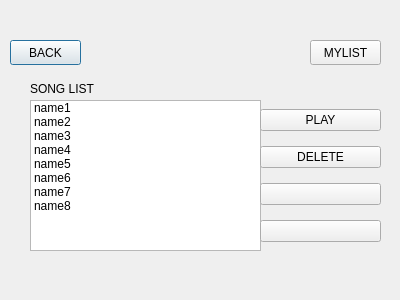
<?xml version="1.0" encoding="UTF-8"?>
<ui version="4.0">
 <class>Dialog</class>
 <widget class="QDialog" name="Dialog">
  <property name="geometry">
   <rect>
    <x>0</x>
    <y>0</y>
    <width>400</width>
    <height>300</height>
   </rect>
  </property>
  <property name="windowTitle">
   <string>Dialog</string>
  </property>
  <widget class="QListWidget" name="listWidget">
   <property name="geometry">
    <rect>
     <x>30</x>
     <y>100</y>
     <width>231</width>
     <height>151</height>
    </rect>
   </property>
   <item>
    <property name="text">
     <string>name1</string>
    </property>
   </item>
   <item>
    <property name="text">
     <string>name2</string>
    </property>
   </item>
   <item>
    <property name="text">
     <string>name3</string>
    </property>
   </item>
   <item>
    <property name="text">
     <string>name4</string>
    </property>
   </item>
   <item>
    <property name="text">
     <string>name5</string>
    </property>
   </item>
   <item>
    <property name="text">
     <string>name6</string>
    </property>
   </item>
   <item>
    <property name="text">
     <string>name7</string>
    </property>
   </item>
   <item>
    <property name="text">
     <string>name8</string>
    </property>
   </item>
  </widget>
  <widget class="QLabel" name="label">
   <property name="geometry">
    <rect>
     <x>30</x>
     <y>80</y>
     <width>151</width>
     <height>17</height>
    </rect>
   </property>
   <property name="text">
    <string>SONG LIST</string>
   </property>
  </widget>
  <widget class="QPushButton" name="pushButton_5">
   <property name="geometry">
    <rect>
     <x>10</x>
     <y>40</y>
     <width>71</width>
     <height>25</height>
    </rect>
   </property>
   <property name="text">
    <string>BACK</string>
   </property>
  </widget>
  <widget class="QPushButton" name="pushButton_6">
   <property name="geometry">
    <rect>
     <x>310</x>
     <y>40</y>
     <width>71</width>
     <height>25</height>
    </rect>
   </property>
   <property name="text">
    <string>MYLIST</string>
   </property>
  </widget>
  <widget class="QWidget" name="">
   <property name="geometry">
    <rect>
     <x>260</x>
     <y>100</y>
     <width>121</width>
     <height>151</height>
    </rect>
   </property>
   <layout class="QVBoxLayout" name="verticalLayout">
    <item>
     <widget class="QPushButton" name="pushButton">
      <property name="text">
       <string>PLAY</string>
      </property>
     </widget>
    </item>
    <item>
     <widget class="QPushButton" name="pushButton_2">
      <property name="text">
       <string>DELETE</string>
      </property>
     </widget>
    </item>
    <item>
     <widget class="QPushButton" name="pushButton_3">
      <property name="text">
       <string/>
      </property>
     </widget>
    </item>
    <item>
     <widget class="QPushButton" name="pushButton_4">
      <property name="text">
       <string/>
      </property>
     </widget>
    </item>
   </layout>
  </widget>
 </widget>
 <resources/>
 <connections/>
</ui>
